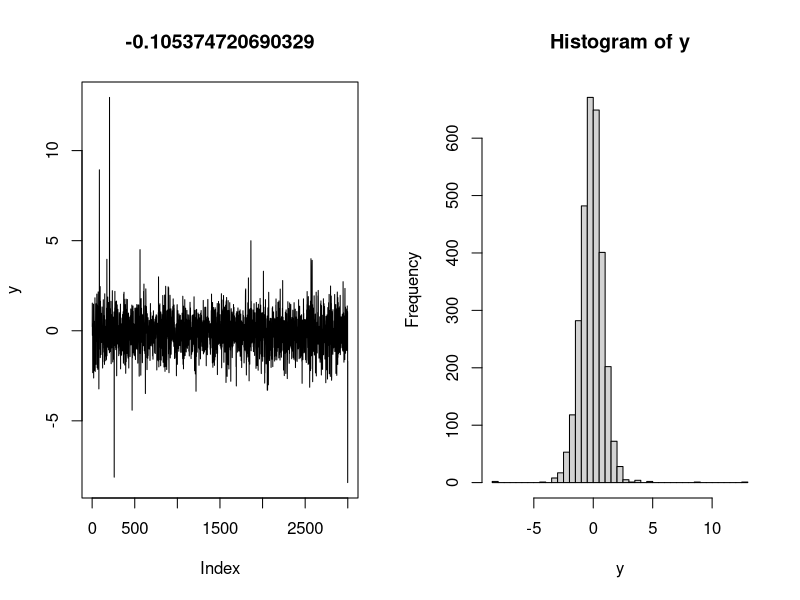

The R script that drew this image:
############################################################################
###################### alpha - stable data
### read more: https://en.wikipedia.org/wiki/Stable_distribution
library( stabledist )

mu = -1
phi = 0.95
sigma = 0.13
b0 = 0.001
b1 = 0.11
b2 = -0.21
y0 = 0
# er
a = 1.92    # a e ( 0, 2 ] 
T = 3e3
y = h = l = rep(0, T)

data_seed = sample( 1:1e6, 1 )
set.seed( data_seed )
for(t in 1:T){
  if(t == 1){
    h[t] = rnorm(1, mean = mu, sd = sigma * 1 / sqrt( (1 - phi * phi) ) )
    y[t] = rstable(n = 1, 
                   alpha = a, 
                   beta = 0, 
                   gamma = exp(h[t]/2),
                   delta = b0 + b1 * y0 + b2 * exp( h[t] ) 
                   )
  }else{
    h[t] = rnorm(1, mean = (mu + phi * ( h[t-1] - mu )), sd = sigma)
    y[t] = rstable(n = 1, 
                   alpha = a, 
                   beta = 0, 
                   gamma = exp(h[t]/2),
                   delta = b0 + b1 * y[t-1] + b2 * exp( h[t] ) 
    )
  }
}

par( mfrow = c( 1, 2) )
plot( y, type = 'l', main = mean(y) )
hist( y, breaks = 40 )
par( mfrow = c(1, 1) )
